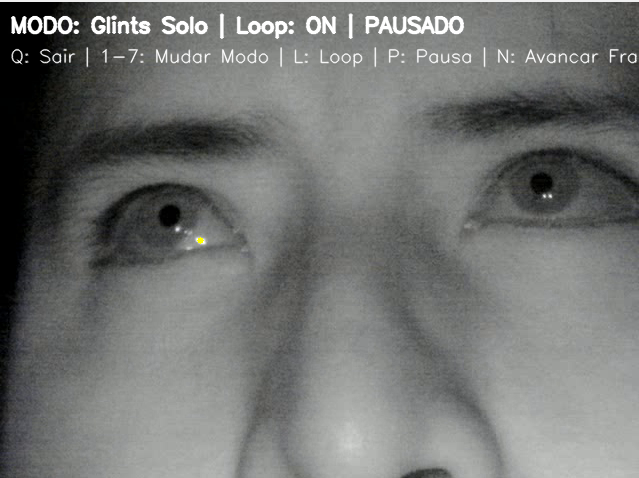
#> input picture input.png, 639 x 478 px
$ python glints.py
#> lines starting #> are read from the running program, lines starting #| are printed output that depends on the picture; after the words box and inside, x2 and y2 are one past the last pixel; in counts of white or black regions, pixels touching at a corner belong together
import cv2
import numpy as np

# --- CONFIGURACIÓN ---
IMAGE_PATH = "input.png"  # Cambia si tu imagen tiene otro nombre
OUTPUT_PATH = "output_with_right_eye_glints.png"

# --- LEE LA IMAGEN ---
img = cv2.imread(IMAGE_PATH)
#> img is the input picture: shape (478, 639, 3); mean B, G, R 113.6, 115.5, 113.8
if img is None:
    raise Exception("No se pudo leer la imagen. Verifica el nombre y la ubicación.")

gray = cv2.cvtColor(img, cv2.COLOR_BGR2GRAY)

# --- DETECCIÓN DE GLINTS ---
# Usamos un threshold alto para encontrar los puntos más brillantes
min_val, max_val, _, _ = cv2.minMaxLoc(gray)
#> min_val = 0; max_val = 255
glint_thresh = max(100, int(max_val * 0.85))
#> glint_thresh = 216
_, thresh = cv2.threshold(gray, glint_thresh, 255, cv2.THRESH_BINARY)
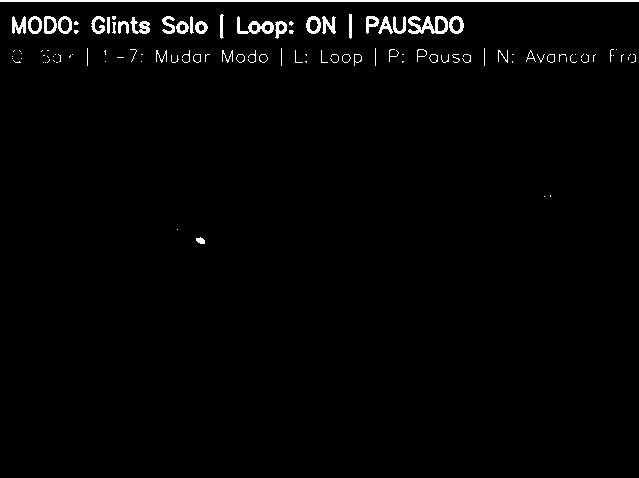
#> thresh: shape (478, 639); 1.8% white; 109 white regions (62 under 20 px), largest, box (x1, y1, x2, y2) and area: (0, 0, 639, 2) 1278, (408, 16, 448, 34) 388, (237, 16, 274, 34) 280

# Un poco de morfología para limpiar
kernel = np.ones((3, 3), np.uint8)
thresh = cv2.morphologyEx(thresh, cv2.MORPH_CLOSE, kernel, iterations=1)
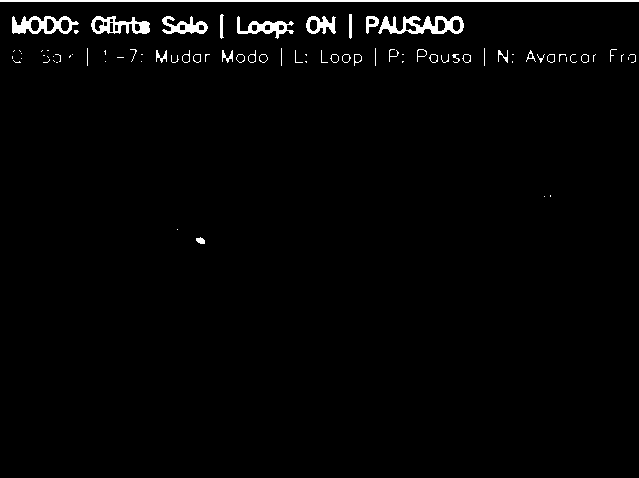
#> thresh: shape (478, 639); 1.9% white; 81 white regions (45 under 20 px), largest, box (x1, y1, x2, y2) and area: (0, 0, 639, 2) 1278, (378, 16, 464, 34) 836, (12, 16, 79, 34) 641
thresh = cv2.morphologyEx(thresh, cv2.MORPH_OPEN, kernel, iterations=1)
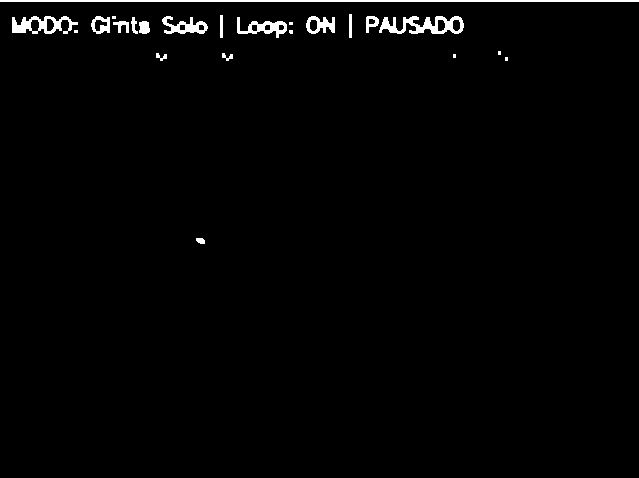
#> thresh: shape (478, 639); 1.6% white; 23 white regions (7 under 20 px)

# Encuentra los contornos de los glints
contours, _ = cv2.findContours(thresh, cv2.RETR_EXTERNAL, cv2.CHAIN_APPROX_SIMPLE)
#> contours = 23 contours, 7 with area under 20; largest, box (x1, y1, x2, y2) and area: (379, 16, 464, 34) 798, (12, 16, 78, 34) 645, (0, 0, 639, 2) 638, (237, 17, 287, 38) 427, (162, 16, 208, 34) 384
glints = []
for cnt in contours:
    area = cv2.contourArea(cnt)
    if 3 < area < 120:  # Filtra glints muy pequeños o grandes
        M = cv2.moments(cnt)
        if M["m00"] != 0:
            cx = int(M["m10"] / M["m00"])
            cy = int(M["m01"] / M["m00"])
            glints.append({'center': (cx, cy), 'area': area})
#> this loop made 23 passes
#> (cnt, area, cx, cy) on passes 21 to 22: ([[220, 15], [220, 37], [222, 37], [222, 15]], 44, 221, 26), ([[349, 14], [349, 37], [351, 37], [351, 14]], 46, 350, 25)
#> (area, cx, cy) on passes 1, 4, 5, 10, 11, 13: (32.5, 200, 240), (26, 227, 56), (26, 161, 56), (100, 143, 27), (72, 121, 25), (44, 133, 25)
#> after the loop, glints = 15 items

# --- SELECCIONA GLINTS DEL OJO DERECHO DE LA IMAGEN ---
h, w = gray.shape
#> h = 478; w = 639
center_x = w // 2
#> center_x = 319
# Ojo derecho de la imagen está a la derecha del centro
right_eye_glints = [g for g in glints if g['center'][0] > center_x]
#> right_eye_glints = 4 items

# Ordena por área y toma los dos más grandes (puedes ajustar si quieres más o menos)
right_eye_glints = sorted(right_eye_glints, key=lambda g: g['area'], reverse=True)[:2]
#> right_eye_glints = 2 items

# --- DIBUJA GLINTS EN AMARILLO ---
for glint in right_eye_glints:
    cv2.circle(img, glint['center'], 4, (0, 255, 255), -1)  # Amarillo
#> this loop made 2 passes
#> glint on passes 1 to 2: {'center': (350, 25), 'area': 46}, {'center': (506, 58), 'area': 6}
#> img: shape (478, 639, 3); 0.03% of pixels changed, all inside (x1, y1, x2, y2) = (346, 21, 511, 63)

# --- GUARDA Y/O MUESTRA EL RESULTADO ---
cv2.imwrite(OUTPUT_PATH, img)
cv2.imshow("Glints Ojo Derecho", img)
cv2.waitKey(0)
cv2.destroyAllWindows()
